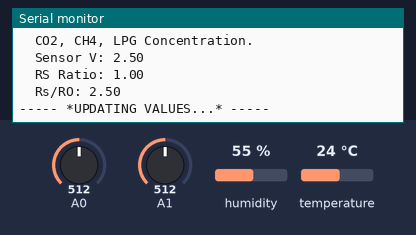
A sketch run on a simulated Arduino Uno, built with avr-gcc and run on an emulated ATmega328P. Parts: the last lines printed to the serial monitor. The test bench sets the inputs (shaded band); at power-on: temperature 24 °C, A0 = 512, A1 = 512, humidity 55 %.

Above: at 7.0 s.
7.1 s: temperature set to 28 °C
16.2 s: A0 set to 716
21.0 s: A1 set to 716
At 23.5 s:
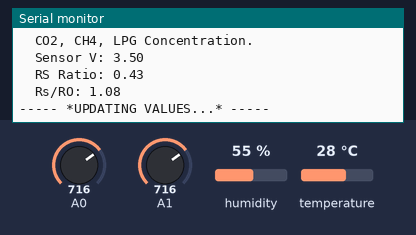
25.8 s: humidity set to 22 %
30.6 s: A0 set to 992
35.4 s: A1 set to 992
At 37.3 s:
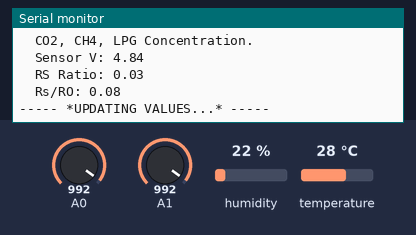
Timing chart, 0 to 38.8 s (numbered marks = the images above; inputs shaded):
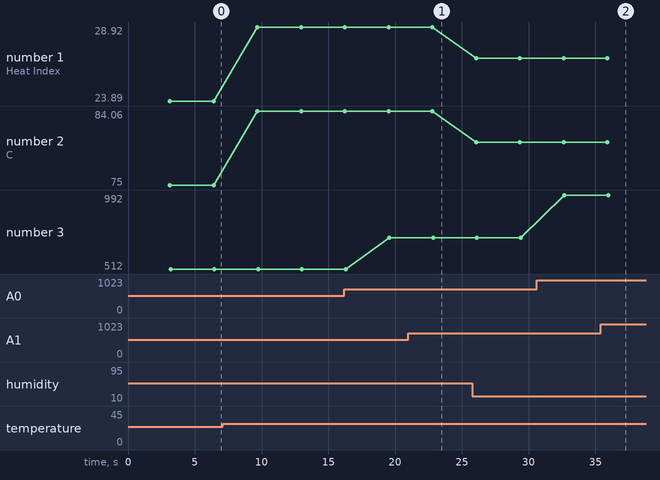

Measured:
- after the input at 21.0 s, the serial monitor: prints a new line after 1.9 s (image 1)
- after the input at 35.4 s, the serial monitor: prints a new line after 0.62 s (image 2)
- plotted number 1: 23.89 → 28.92 after the input at 7.1 s, 28.92 → 26.8 after the input at 25.8 s
- plotted number 2: 75 → 84.06 after the input at 7.1 s, 84.06 → 80.23 after the input at 25.8 s
- plotted number 3: 512 → 716 after the input at 16.2 s, 716 → 992 after the input at 30.6 s

The sketch:

Sensors.ino
```cpp
#include <DHT.h>
#define DHTPIN 7
#define DHTTYPE DHT11


DHT dht(DHTPIN, DHTTYPE);

void setup() {

Serial.begin(9600);
dht.begin();

}

void loop(){

  delay(3000);

  float h = dht.readHumidity();
  float t = dht.readTemperature();
  float f = dht.readTemperature(true);

  if (isnan(h) || isnan(t) || isnan(f)) {
    Serial.println("Error, there's no values!");
    return;
  }

  float hif = dht.computeHeatIndex(f, h);
  float hic = dht.computeHeatIndex(t, h, false);

  int MQ8_Value = analogRead(A0);

  float sensor_volt;
  float RS_gas;
  float ratio; //
  int sensorValue = analogRead(A1);
  sensor_volt=(float)sensorValue/1024*5.0;
  RS_gas = (5.0-sensor_volt)/sensor_volt;
  ratio = RS_gas/0.40;

  Serial.println();
  Serial.println();
  Serial.println();
  Serial.println();
  Serial.println();
  Serial.print("---- * Recognition System  * ----");
  Serial.println();
  Serial.println();
  Serial.print("  Humidity: ");
  Serial.print(h);
  Serial.print("% ");
  Serial.println();
  Serial.print("  Temperature: ");
  Serial.print(t);
  Serial.print("C° ");
  Serial.print(f);
  Serial.print("F°");
  Serial.println();
  Serial.print("  Heat Index : ");
  Serial.print(hic);
  Serial.print("C° ");
  Serial.print(hif);
  Serial.println("F°");
  Serial.println();
  Serial.println("  Hydrogen Concentration: ");
  Serial.print("  ");
  Serial.print(MQ8_Value);
  Serial.print(" value");
  Serial.println();
  Serial.println();
  Serial.println("  CO2, CH4, LPG Concentration.");
  Serial.print("  Sensor V: ");
  Serial.println(sensor_volt);
  Serial.print("  RS Ratio: ");
  Serial.println(RS_gas);
  Serial.print("  Rs/RO: ");
  Serial.println(ratio);
  Serial.println();
  Serial.print("----- *UPDATING VALUES...* -----");
  Serial.println();
  Serial.println();
  Serial.println();
  Serial.println();
  Serial.println();


}
```
